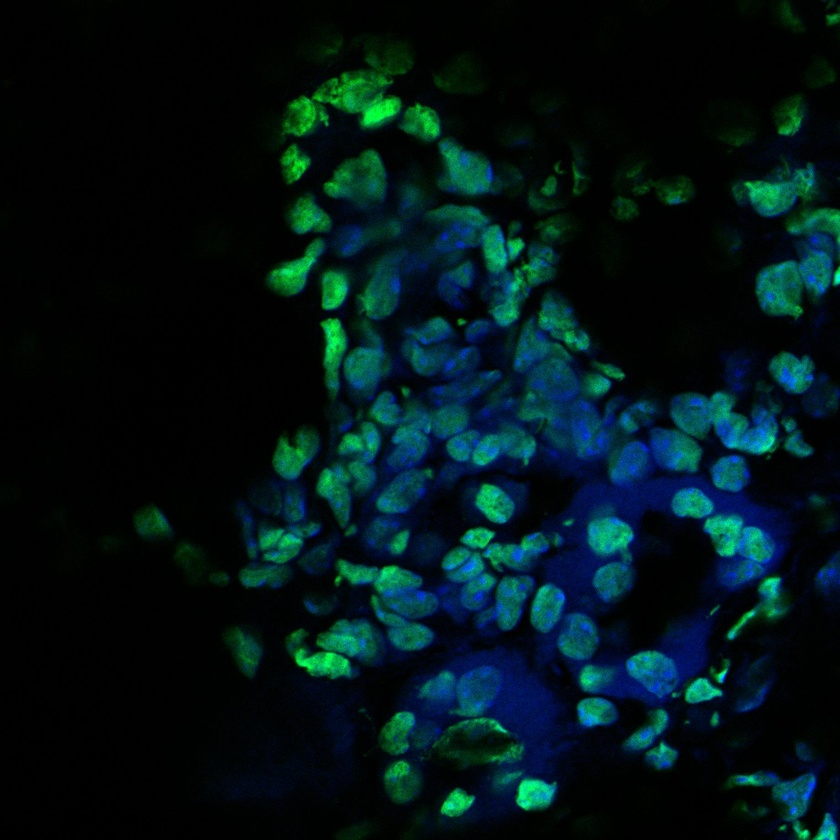
#> input picture images/1.jpg, 840 x 840 px, shrunk from 1840 x 1840 before the run, found by its file name; its folder holds only this picture in this run
$ jupyter execute --allow-errors IM_Proc.ipynb   (shell and % lines are left out)
#> lines starting #> are read from the running program, lines starting #| are printed output that depends on the picture; after the words box and inside, x2 and y2 are one past the last pixel; in counts of white or black regions, pixels touching at a corner belong together
[cell 1]
import numpy as np
import cv2 as cv
import os
from matplotlib import pyplot as plt
import skimage
import scipy

[cell 2]
img_dataset_path = "/home/devesh/cell-segmentation/images/"
img_names = os.listdir(img_dataset_path)
img_names.sort()
#> (the rest of this cell did not finish here and is left out)

[cell 3]
#Helper Functions
def bgr2rgb(img):
    new_img = cv.cvtColor(img,cv.COLOR_BGR2RGB)
    return new_img

def bgr2hsv(img):
    new_img = cv.cvtColor(img,cv.COLOR_BGR2HSV)
    return new_img

def hsv2bgr(img):
    new_img = cv.cvtColor(img,cv.COLOR_HSV2BGR)
    return new_img

def rgb2bgr(img):
    new_img = cv.cvtColor(img,cv.COLOR_RGB2BGR)
    return new_img

#def holeClose(img,kernel,iterations)
#opening = cv2.morphologyEx(thresh,cv2.MORPH_OPEN,kernel, iterations = 2)

def dilate(img,kernel_mat,iter_num):
    new_img = cv.dilate(img,kernel=kernel_mat,iterations=iter_num)
    return new_img

[cell 4]
img_lst = []
for i in img_names:
    name = os.path.join(img_dataset_path,i)
    img = cv.imread(name)
#> img is the input picture: shape (840, 840, 3); mean B, G, R 23.3, 20.9, 1.7
    img_lst.append(img)

#> (a cell that did not finish here is left out)

#> (a cell that did not finish here is left out)

[cell 7]
#Step 1
for (n,i) in enumerate(img_lst):
    b,g,r = cv.split(i)
    _,b_mask = cv.threshold(b,30,255,cv.THRESH_TOZERO)
    _,g_mask = cv.threshold(g,30,255,cv.THRESH_TOZERO)
    _,r_mask = cv.threshold(r,30,255,cv.THRESH_TOZERO)
    b_new = cv.bitwise_and(b,b,mask=b_mask)
    g_new = cv.bitwise_and(g,g,mask=g_mask)
    r_new = cv.bitwise_and(r,r,mask=r_mask)
    new = cv.merge([b_new,g_new,r_new])
    img_lst[n] = new
#> this loop made 1 pass
#> pass 1, `b,g,r = cv.split(i)`:
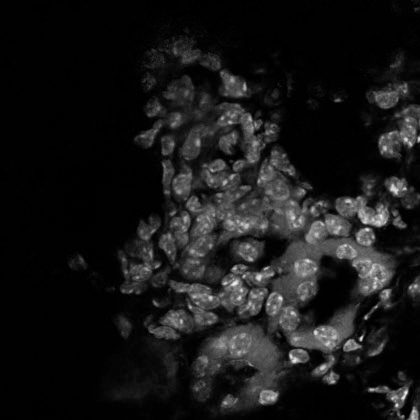
#> b: shape (840, 840) (shown at 1/2 size); min 0, max 252, mean 23.3
#> pass 1, `b,g,r = cv.split(i)`:
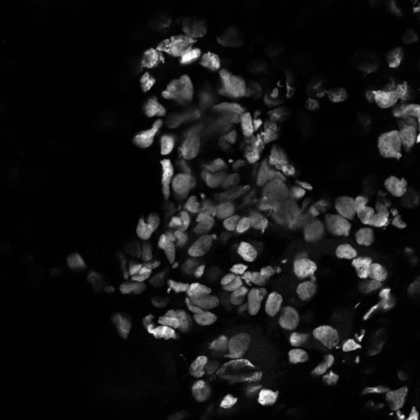
#> g: shape (840, 840) (shown at 1/2 size); min 0, max 255, mean 20.9
#> pass 1, `b,g,r = cv.split(i)`:
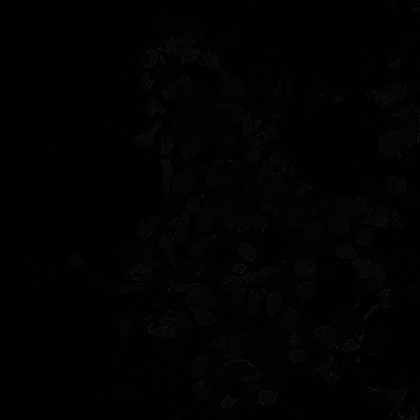
#> r: shape (840, 840) (shown at 1/2 size); min 0, max 44, mean 1.7
#> after the loop, img_lst = 1 item

#> (a cell that did not finish here is left out)

[cell 9]
#Step 2
green_low_h = int(128/2)
green_high_h = int(160/2)
green_low_s = int(0/100*255)
green_high_s = int(100/100*255)
green_low_v = int(0/100*255)
green_high_v = int(100/100*255)

low_green = np.array([green_low_h,green_low_s,green_low_v])
high_green = np.array([green_high_h,green_high_s,green_high_v])

blue_low_h = int(190/2)
blue_high_h = int(240/2)
blue_low_s = int(0/100*255)
blue_high_s = int(100/100*255)
blue_low_v = int(0/100*255)
blue_high_v = int(100/100*255)

low_blue = np.array([blue_low_h,blue_low_s,blue_low_v])
high_blue = np.array([blue_high_h,blue_high_s,blue_high_v])

green_masks = []
blue_masks = []
full_masks = []
for (i,img) in enumerate(img_lst):
    img_hsv = bgr2hsv(img)

    blue_mask = cv.inRange(img_hsv,low_blue,high_blue)
    green_mask = cv.inRange(img_hsv,low_green,high_green)

    green_masks.append(green_mask)
    blue_masks.append(blue_mask)
    full_masks.append(cv.bitwise_or(green_mask,blue_mask))


    cv.imwrite("/home/devesh/cell-segmentation/blue_masks/"+img_names[i],blue_mask)
    cv.imwrite("/home/devesh/cell-segmentation/green_masks/"+img_names[i],green_mask)
    cv.imwrite("/home/devesh/cell-segmentation/full_masks/"+img_names[i],green_mask)
#> this loop made 1 pass
#> pass 1, `blue_mask = cv.inRange(img_hsv,low_blue,high_blue)`:
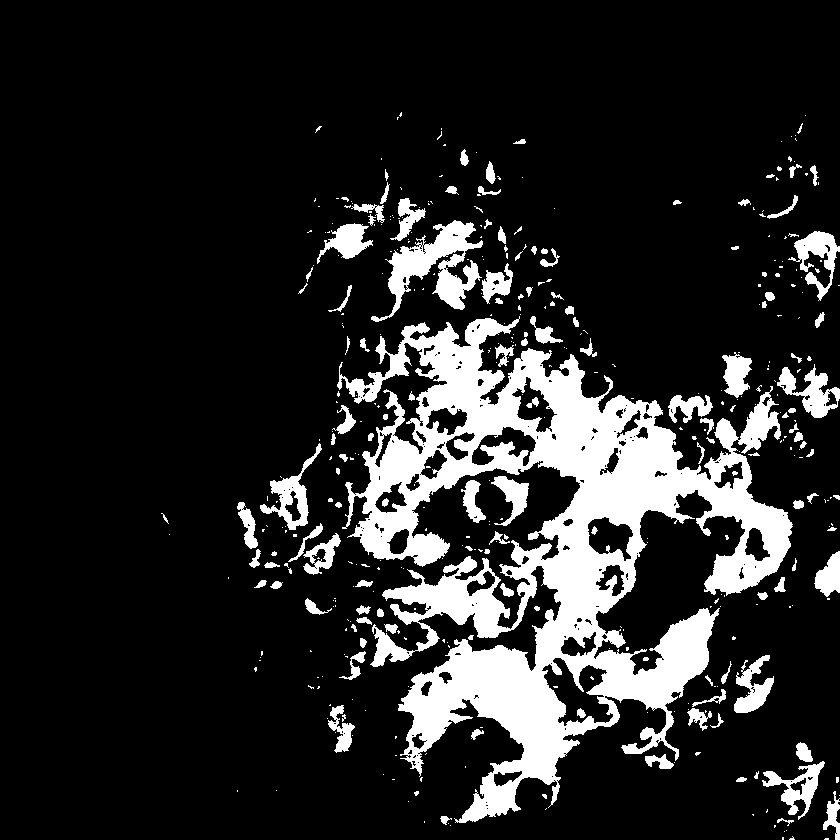
#> blue_mask: shape (840, 840); 15.6% white; 426 white regions (297 under 20 px), largest, box (x1, y1, x2, y2) and area: (337, 316, 793, 823) 82356, (371, 220, 483, 322) 4137, (777, 364, 840, 418) 1398
#> pass 1, `green_mask = cv.inRange(img_hsv,low_green,high_green)`:
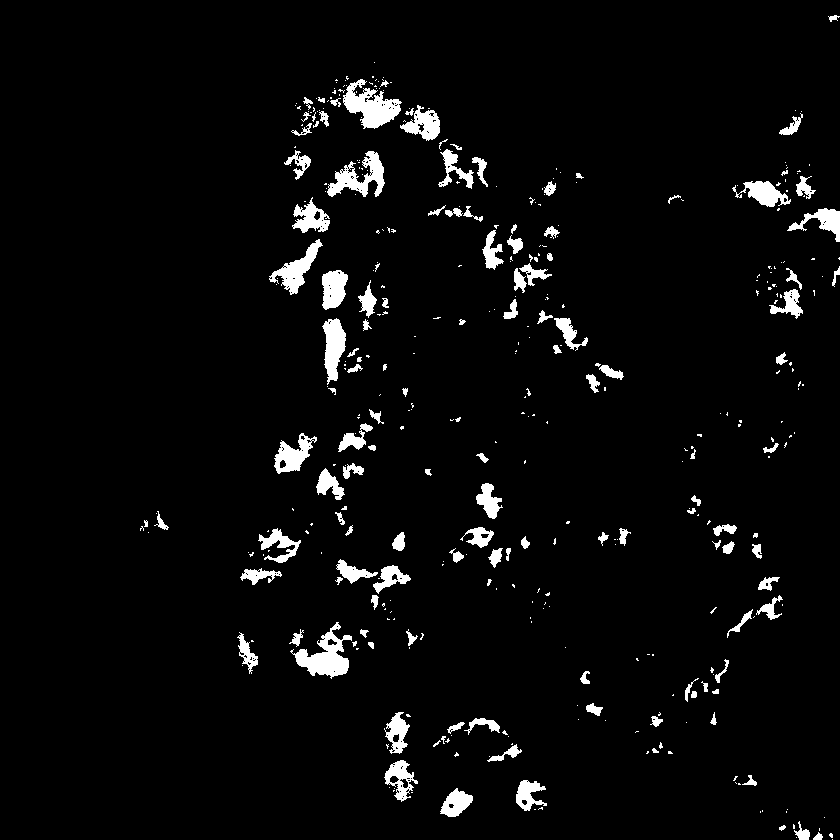
#> green_mask: shape (840, 840); 4% white; 411 white regions (283 under 20 px), largest, box (x1, y1, x2, y2) and area: (343, 79, 402, 129) 1482, (290, 622, 352, 679) 1446, (327, 151, 385, 197) 1194
#> after the loop, blue_masks = 1 item; full_masks = 1 item; green_masks = 1 item

#> (a cell that did not finish here is left out)

[cell 11]
#Step 3
dilated_imgs = []
kernel_matrix = np.ones((5,5),np.uint8)
iterations = 2
for (i,img) in enumerate(full_masks):
    dilated_imgs.append(dilate(img,kernel_matrix,iterations))
#> this loop made 1 pass
#> pass 1, in dilate, `new_img = cv.dilate(img,kernel=kernel_mat,iterations=iter_num)`:
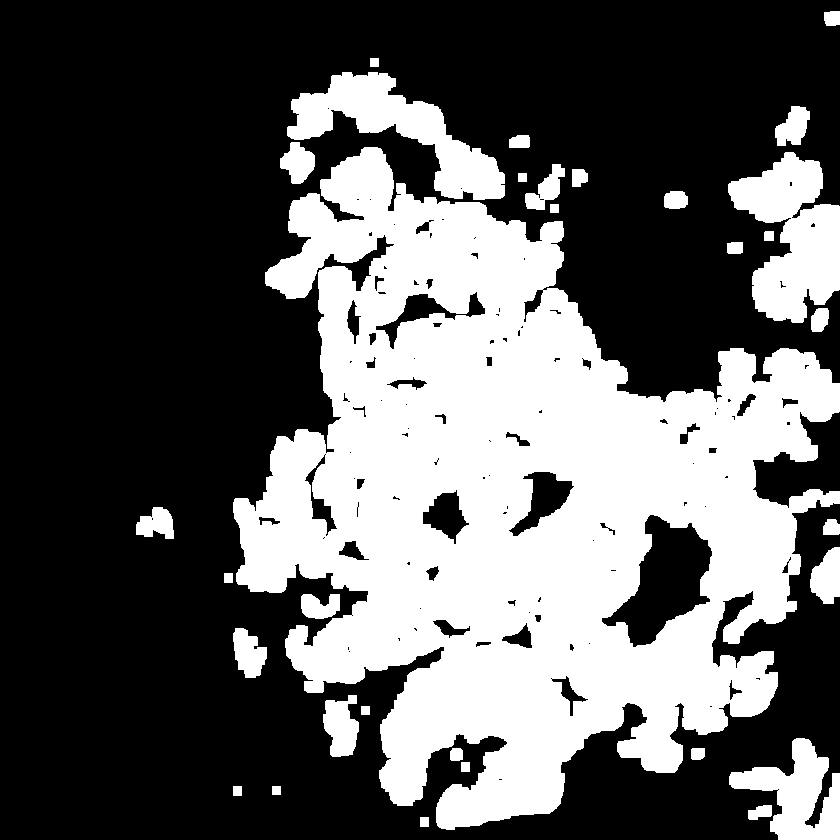
#> new_img: shape (840, 840); 36.3% white; 32 white regions, largest, box (x1, y1, x2, y2) and area: (233, 147, 840, 830) 217324, (728, 152, 840, 323) 11287, (287, 72, 505, 200) 10068
#> after the loop, dilated_imgs = 1 item

$ run again, on images/5.jpg
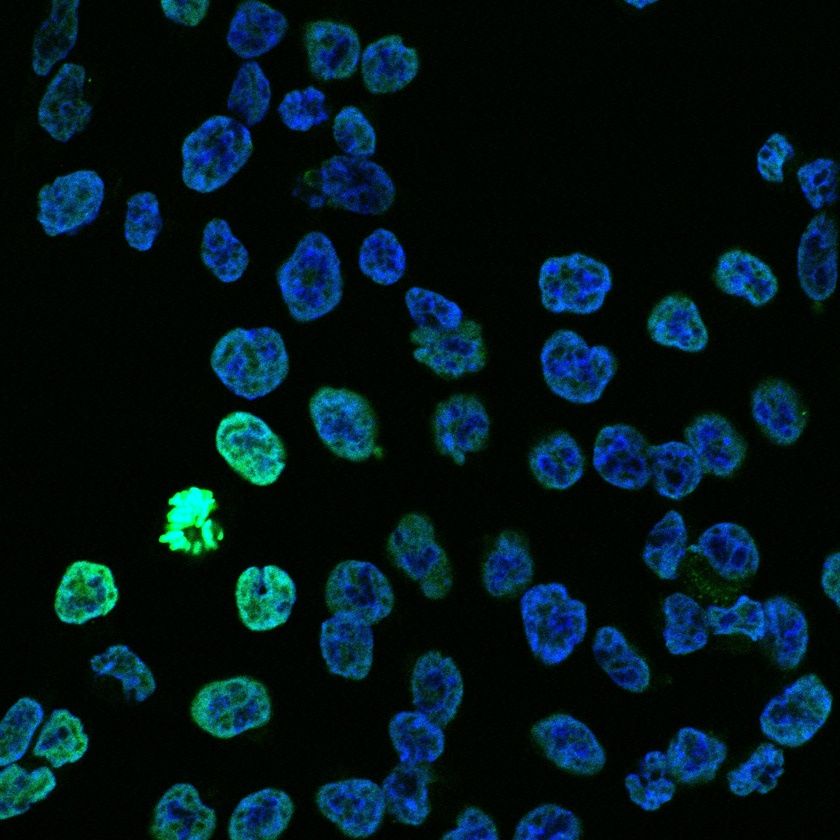
#> input picture images/5.jpg, 840 x 840 px, shrunk from 1840 x 1840 before the run, found by its file name
#> img is the input picture: shape (840, 840, 3); mean B, G, R 26.8, 21.2, 2.7
#> the loop `for (n,i) in enumerate(img_lst):` made 1 pass
#> after the loop `for (n,i) in enumerate(img_lst):`: img_lst = 1 item
#> the loop `for (i,img) in enumerate(img_lst):` made 1 pass
#> pass 1, `blue_mask = cv.inRange(img_hsv,low_blue,high_blue)`:
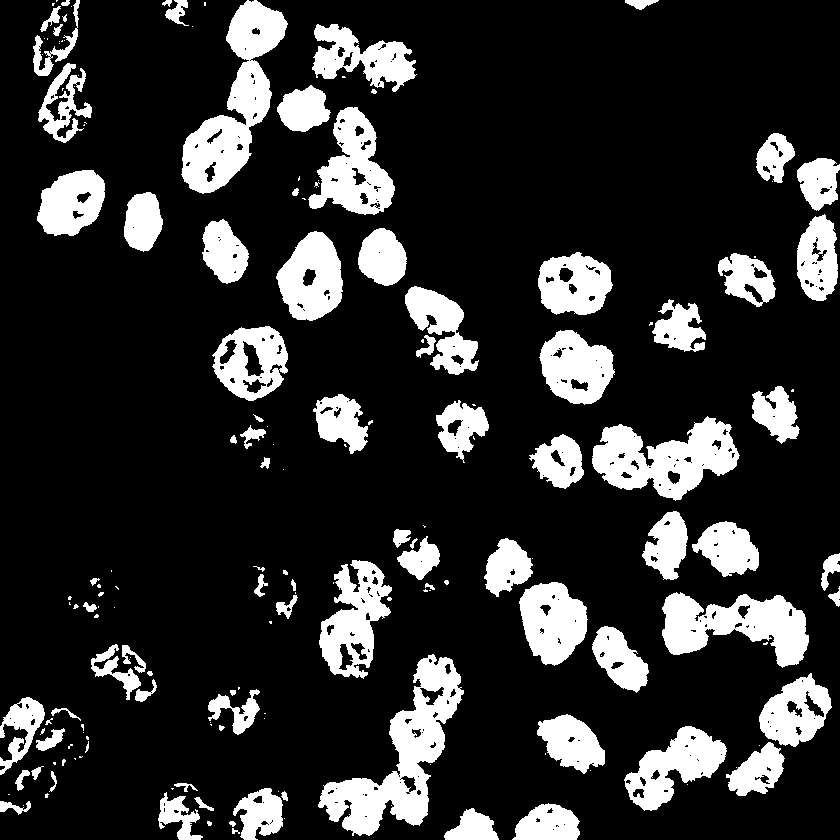
#> blue_mask: shape (840, 840); 18.3% white; 175 white regions (85 under 20 px), largest, box (x1, y1, x2, y2) and area: (318, 654, 464, 836) 9144, (181, 0, 288, 194) 8219, (592, 416, 740, 501) 6837
#> the loop `for (i,img) in enumerate(full_masks):` made 1 pass
#> pass 1, in dilate, `new_img = cv.dilate(img,kernel=kernel_mat,iterations=iter_num)`:
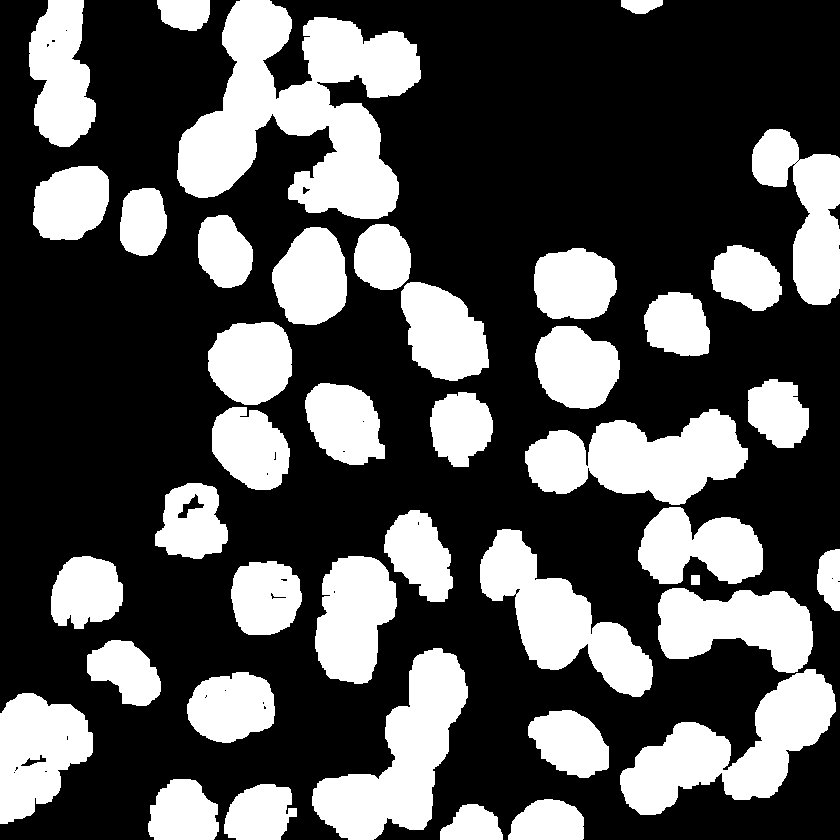
#> new_img: shape (840, 840); 33% white; 41 white regions, largest, box (x1, y1, x2, y2) and area: (177, 0, 421, 219) 28330, (620, 669, 836, 815) 13753, (312, 648, 468, 840) 13452
